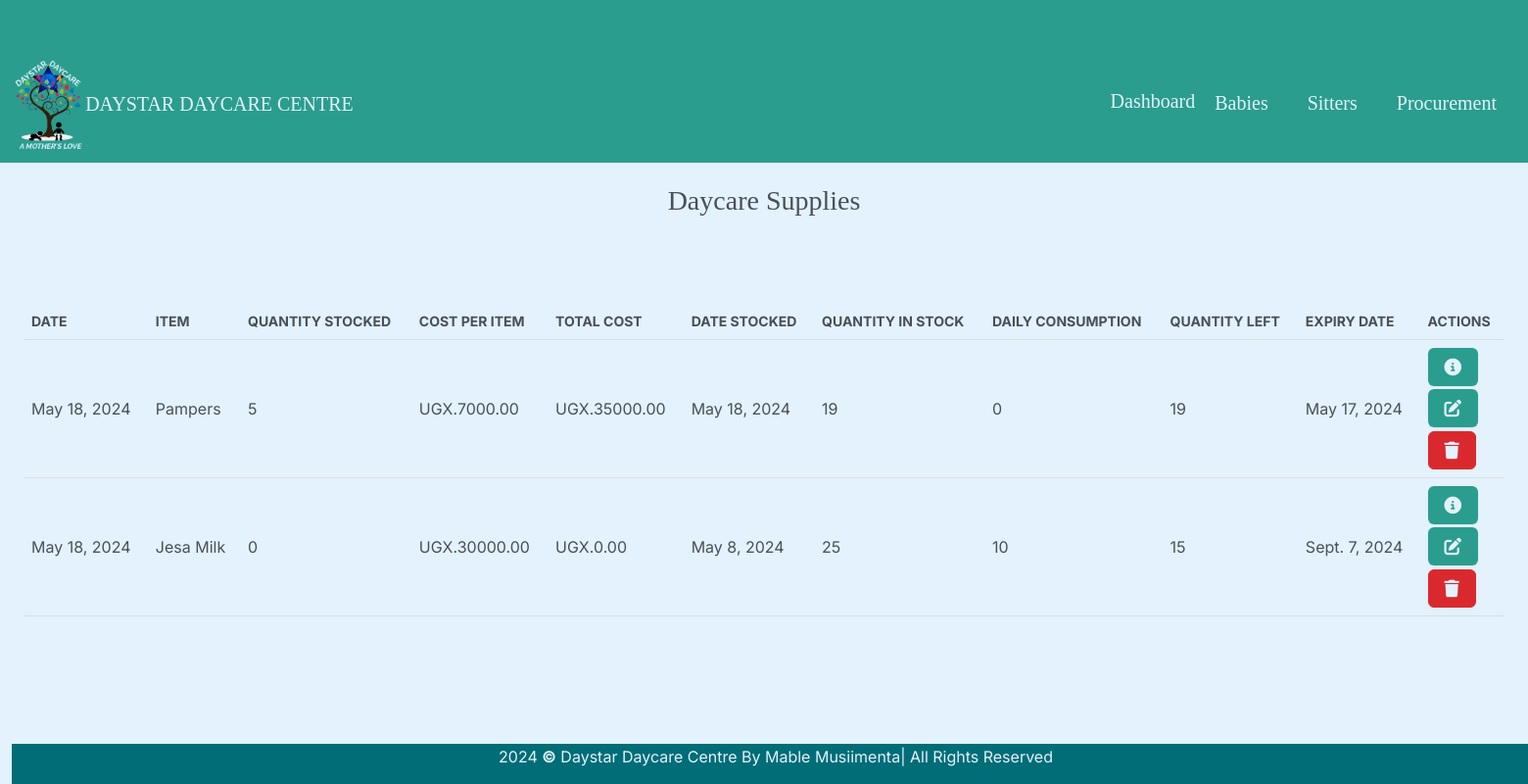
The app's page /supply/ (signed in), older data.
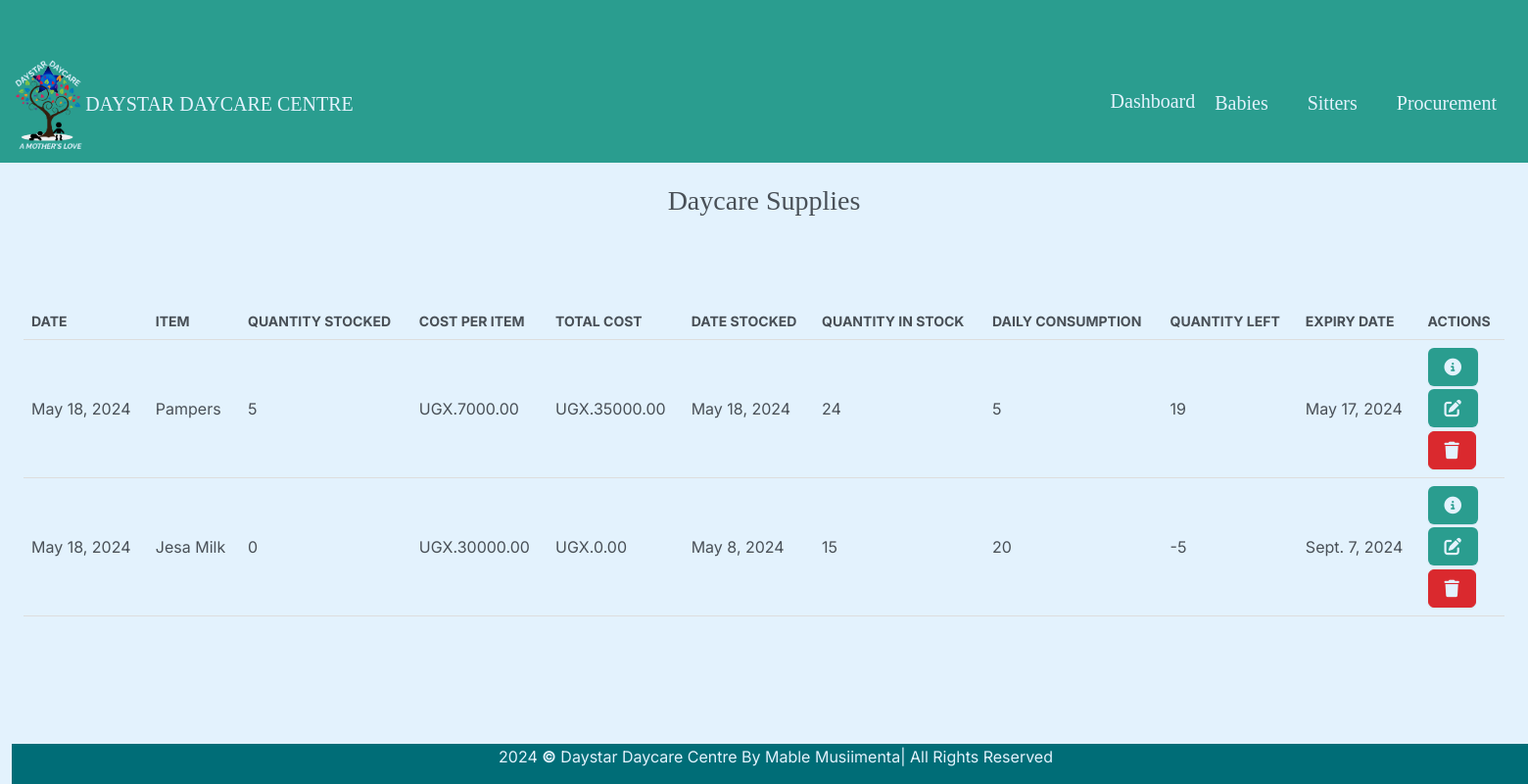
The same page, newer data.
### daystarapp/models.py (models this page shows, shortened)
class Supply(models.Model):
    date_of_today = models.DateField(verbose_name="Date")
    item = models.CharField(max_length=100, verbose_name="Item")
    qty_stocked = models.IntegerField(verbose_name="Quantity Stocked", default=0)
    cost_per_item = models.DecimalField(max_digits=10, decimal_places=2, verbose_name="Cost Per Item", default=0)
    total_cost = models.DecimalField(max_digits=10, decimal_places=2, verbose_name="Total Cost", null=True, blank=True)
    date_stocked = models.DateField(verbose_name="Date Stocked", null=True, blank=True)
    qty_on_hand = models.IntegerField(verbose_name="Quantity In Stock")
    consumed_today = models.IntegerField(verbose_name="Consumed Today",default=0,null=True, blank=True)
    qty_left = models.IntegerField(verbose_name="Quantity Left", null=True, blank=True)
    expiry_date = models.DateField(verbose_name="Expiry Date")

### daystarapp/views.py (the view)
# urls.py: path("supply/", views.supply, name="supply"),
@login_required
def supply(request):
    return render(request, "supplies/supply.html", {"supplies": Supply.objects.all()} )

### daystarapp/templates/supplies/supply.html (shortened to what this page needs)
{% extends "babies/base.html" %}
{% block body %}
<div class="container-fluid" style="padding-top: 80px;">
    <h3 class="m-2" style="text-align: center; font-family:serif;">Daycare Supplies</h3>
    <div class="row">
        <div class="col-12">
            {% if supplies %}
                <div class="table-responsive">
                    <table>
                        <thead>
                            <tr>
                                <th scope="col">Date</th>
                                <th scope="col">Item</th>
                                <th scope="col">Quantity Stocked</th>
                                <th scope="col">Cost Per Item</th>
                                <th scope="col">Total Cost</th>
                                <th scope="col">Date Stocked</th>
                                <th scope="col">Quantity In Stock</th>
                                <th scope="col">Daily Consumption</th>
                                <th scope="col">Quantity Left</th>
                                <th scope="col">Expiry Date</th>
                                <th scope="col">ACTIONS</th>
                            </tr>
                        </thead>
                        <tbody>
                            {% for supply in supplies %}
                                <tr>
                                    <td>{{supply.date_of_today}}</td>
                                    <td>{{ supply.item }}</td>
                                    <td>{{ supply.qty_stocked }}</td>
                                    <td>UGX.{{ supply.cost_per_item }}</td>
                                    <td>UGX.{{ supply.total_cost }}</td>
                                    <td>{{ supply.date_stocked }}</td>
                                    <td>{{ supply.qty_on_hand }}</td>
                                    <td>{{ supply.consumed_today }}</td>
                                    <td>{{ supply.qty_left }}</td>
                                    <td>{{ supply.expiry_date }}</td>
                                    <td>
                                        <button type="button" class="btn me-1" href="{% url 'view_supply' supply.id %}" data-bs-toggle="modal" data-bs-target="#myModal{{supply.id}}" style="background-color: #2a9d8f; color:#e3f2fd;  margin-bottom:3px;"></button><br>
                                        <a class="btn me-1" href="{% url 'editts' supply.id %}" style="background-color: #2a9d8f; color:#e3f2fd;">
                                        </a><br>
                                        <button type="button" class="btn btn-danger" data-bs-toggle="modal" data-bs-target="#deletees{{supply.id}}" style="color: #e3f2fd; margin-top:4px;">
                                        </button>
                                    </td>
                                </tr>
                            {% endfor %}
                        </tbody>
                    </table>
                </div>
            {% else %}
                <h5 class="alert alert-primary ms-4 me-4">No Supply Records</h5>
            {% endif %}
        </div>
    </div>
</div>
{% endblock %}

Row changes from the older to the newer data that the page shows:
changed Supply "Pampers": qty_on_hand "19" → "24"; consumed_today "0" → "5"
changed Supply "Jesa Milk": qty_on_hand "25" → "15"; consumed_today "10" → "20"; qty_left "15" → "-5"
